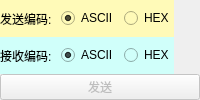
           <widget class="QWidget" name="widget_5" native="true">
            <property name="sizePolicy">
             <sizepolicy hsizetype="Maximum" vsizetype="Maximum">
              <horstretch>0</horstretch>
              <verstretch>0</verstretch>
             </sizepolicy>
            </property>
            <layout class="QVBoxLayout" name="verticalLayout_2">
             <property name="spacing">
              <number>0</number>
             </property>
             <property name="leftMargin">
              <number>0</number>
             </property>
             <property name="topMargin">
              <number>0</number>
             </property>
             <property name="rightMargin">
              <number>0</number>
             </property>
             <property name="bottomMargin">
              <number>0</number>
             </property>
             <item>
              <widget class="QWidget" name="widget_3" native="true">
               <property name="sizePolicy">
                <sizepolicy hsizetype="Maximum" vsizetype="Preferred">
                 <horstretch>0</horstretch>
                 <verstretch>0</verstretch>
                </sizepolicy>
               </property>
               <property name="styleSheet">
                <string notr="true">background-color: rgb(255, 250, 184);</string>
               </property>
               <layout class="QHBoxLayout" name="horizontalLayout_5">
                <property name="spacing">
                 <number>6</number>
                </property>
                <property name="leftMargin">
                 <number>0</number>
                </property>
                <property name="topMargin">
                 <number>0</number>
                </property>
                <property name="rightMargin">
                 <number>0</number>
                </property>
                <property name="bottomMargin">
                 <number>0</number>
                </property>
                <item>
                 <widget class="QLabel" name="label_9">
                  <property name="text">
                   <string>发送编码: </string>
                  </property>
                 </widget>
                </item>
                <item>
                 <widget class="QRadioButton" name="radioButton_tcp_cli_ascii">
                  <property name="text">
                   <string>ASCII</string>
                  </property>
                  <property name="checked">
                   <bool>true</bool>
                  </property>
                 </widget>
                </item>
                <item>
                 <widget class="QRadioButton" name="radioButton_tcp_cli_hex">
                  <property name="text">
                   <string>HEX</string>
                  </property>
                 </widget>
                </item>
               </layout>
              </widget>
             </item>
             <item>
              <widget class="QWidget" name="widget_4" native="true">
               <property name="sizePolicy">
                <sizepolicy hsizetype="Maximum" vsizetype="Preferred">
                 <horstretch>0</horstretch>
                 <verstretch>0</verstretch>
                </sizepolicy>
               </property>
               <property name="styleSheet">
                <string notr="true">background-color: rgb(208, 255, 250);</string>
               </property>
               <layout class="QHBoxLayout" name="horizontalLayout_6">
                <property name="spacing">
                 <number>6</number>
                </property>
                <property name="leftMargin">
                 <number>0</number>
                </property>
                <property name="topMargin">
                 <number>0</number>
                </property>
                <property name="rightMargin">
                 <number>0</number>
                </property>
                <property name="bottomMargin">
                 <number>0</number>
                </property>
                <item>
                 <widget class="QLabel" name="label_10">
                  <property name="text">
                   <string>接收编码: </string>
                  </property>
                 </widget>
                </item>
                <item>
                 <widget class="QRadioButton" name="radioButton_tcp_cli_ascii_2">
                  <property name="text">
                   <string>ASCII</string>
                  </property>
                  <property name="checked">
                   <bool>true</bool>
                  </property>
                 </widget>
                </item>
                <item>
                 <widget class="QRadioButton" name="radioButton_tcp_cli_hex_2">
                  <property name="text">
                   <string>HEX</string>
                  </property>
                 </widget>
                </item>
               </layout>
              </widget>
             </item>
             <item>
              <widget class="QPushButton" name="pushButton_tcp_cli_send">
               <property name="enabled">
                <bool>false</bool>
               </property>
               <property name="sizePolicy">
                <sizepolicy hsizetype="Preferred" vsizetype="Fixed">
                 <horstretch>0</horstretch>
                 <verstretch>0</verstretch>
                </sizepolicy>
               </property>
               <property name="text">
                <string>发送</string>
               </property>
              </widget>
             </item>
            </layout>
           </widget>
